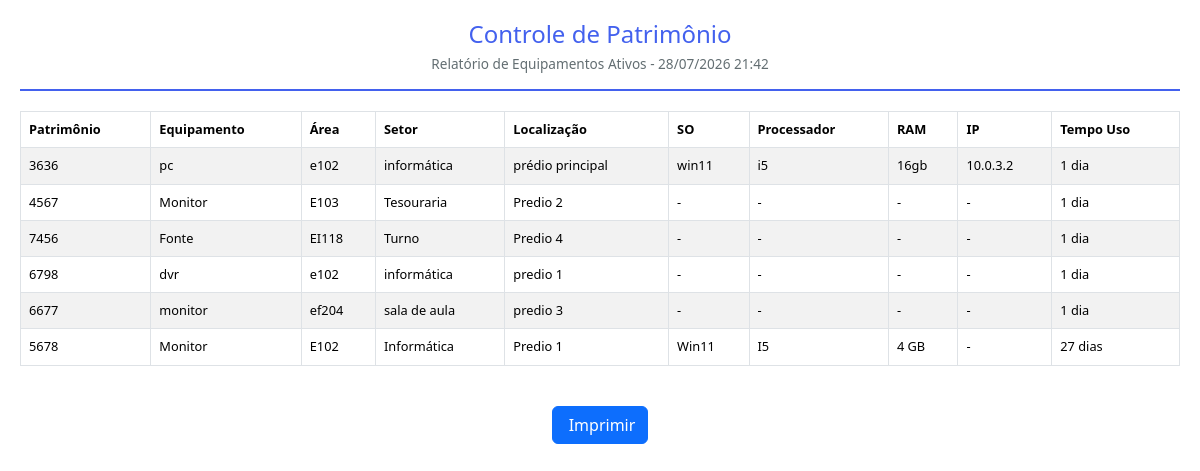
Before: /impressao (signed in) with the older database file.
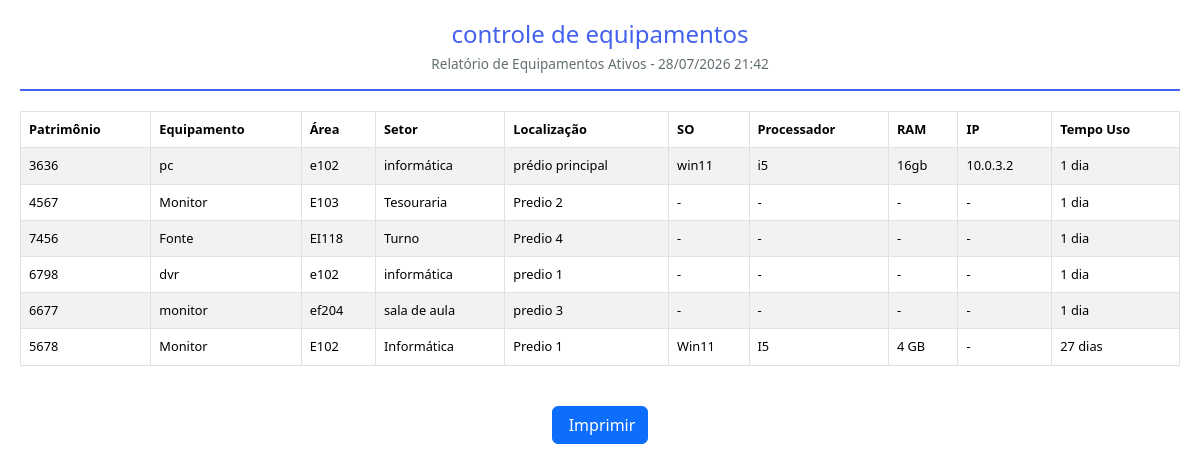
After: the same page with the newer database file.
### app/models/models.py (models this page shows)
class Configuracao(db.Model):
    __tablename__ = 'configuracoes'
    id = db.Column(db.Integer, primary_key=True)
    nome_empresa = db.Column(db.String(200), default='Controle de Patrimônio')
    logo = db.Column(db.String(200), nullable=True)
    dias_lembrete_manutencao = db.Column(db.String(50), default='30,15,7,1')
    tema = db.Column(db.String(20), default='claro')
    data_atualizacao = db.Column(db.DateTime, default=datetime.now, onupdate=datetime.now)

### app/routes/main.py (the view)
@bp.route('/impressao')
@login_required
def impressao():
    equipamentos = Equipamento.query.filter_by(baixado=False).order_by(Equipamento.data_inclusao.desc()).all()
    config = Configuracao.query.first()
    return render_template('impressao.html', equipamentos=equipamentos, config=config, data_impressao=datetime.now())

### app/__init__.py (called while the page is built)
def create_app():
    app = Flask(__name__)
    app.config.from_object(Config)
    db.init_app(app)
    login_manager.init_app(app)
    login_manager.login_view = 'auth.login'
    login_manager.login_message = 'Por favor, faça login para acessar esta página.'
    login_manager.login_message_category = 'warning'
    with app.app_context():
        from app.routes import auth, main, api, admin
        app.register_blueprint(auth.bp)
        app.register_blueprint(main.bp)
        app.register_blueprint(api.bp, url_prefix='/api')
        app.register_blueprint(admin.bp, url_prefix='/admin')
        db.create_all()
        criar_admin_padrao()
        criar_config_padrao()
    @app.context_processor
    def inject_date():
        from datetime import date
        return dict(date=date)
    return app

### app/routes/auth.py (called while the page is built)
@login_manager.user_loader
def load_user(user_id):
    return Usuario.query.get(int(user_id))

### app/templates/impressao.html (shortened to what this page needs)
<!DOCTYPE html>
<html lang="pt-BR">
<head>
    <link href="https://cdn.jsdelivr.net/npm/bootstrap@5.3.2/dist/css/bootstrap.min.css" rel="stylesheet">
</head>
<body>
    <div class="header">
        <h2>{{ config.nome_empresa }}</h2>
        <p>Relatório de Equipamentos Ativos - {{ data_impressao.strftime('%d/%m/%Y %H:%M') }}</p>
    </div>
    <div class="table-responsive">
        <table class="table table-bordered table-striped">
            <thead>
                <tr>
                    <th>Patrimônio</th>
                    <th>Equipamento</th>
                    <th>Área</th>
                    <th>Setor</th>
                    <th>Localização</th>
                    <th>SO</th>
                    <th>Processador</th>
                    <th>RAM</th>
                    <th>IP</th>
                    <th>Tempo Uso</th>
                </tr>
            </thead>
            <tbody>
                {% for eq in equipamentos %}
                <tr>
                    <td>{{ eq.patrimonio or '-' }}</td>
                    <td>{{ eq.equipamento or '-' }}</td>
                    <td>{{ eq.area_patrimonial or '-' }}</td>
                    <td>{{ eq.setor or '-' }}</td>
                    <td>{{ eq.localizacao or '-' }}</td>
                    <td>{{ eq.sistema_operacional or '-' }}</td>
                    <td>{{ eq.processador or '-' }}</td>
                    <td>{{ eq.memoria_ram or '-' }}</td>
                    <td>{{ eq.ip or '-' }}</td>
                    <td>{{ eq.tempo_uso_formatado }}</td>
                </tr>
                {% endfor %}
            </tbody>
        </table>
    </div>
    <div class="no-print text-center mt-4">
        <button onclick="window.print()" class="btn btn-primary">Imprimir</button>
    </div>
</body>
</html>

Changed rows visible on the page:
changed Configuracao: nome_empresa "Controle de Patrimônio" → "controle de equipamentos"
